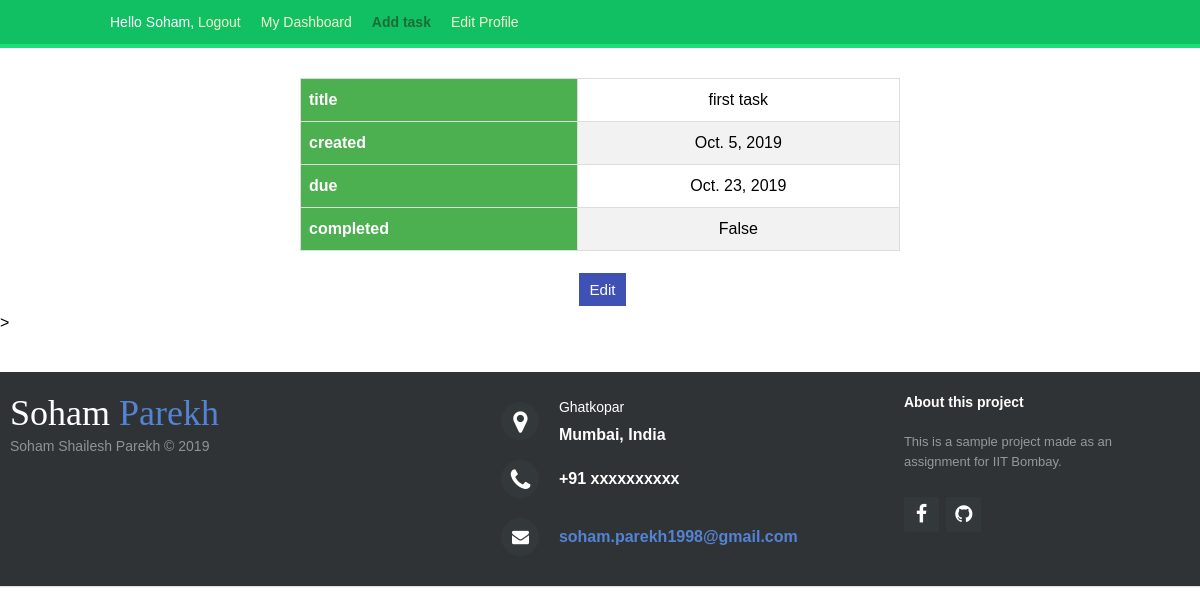
/detail/25/first-task/ (signed in), run on the app's committed database.
### todo_app/models.py (models this page shows, shortened)
class Item(models.Model):
    PRIORITY = (
        ('high','high'),
        ('medium','medium'),
        ('low','low')
    )
    title = models.CharField(max_length=120)
    date_created = models.DateField(auto_now_add=True,db_index=True)
    user = models.ForeignKey(settings.AUTH_USER_MODEL,on_delete=models.CASCADE,related_name='tasks')
    slug = models.SlugField(unique_for_date='date_created',max_length=200)
    date_due = models.DateField(default=timezone.now)
    priority = models.CharField(max_length=6,choices=PRIORITY,default='medium')
    description = models.TextField(blank=True)
    completed = models.BooleanField(default=False)
    expired = models.BooleanField(default=False)
    class Meta:
        ordering = ['-priority','date_due','title']
        unique_together = ('slug','date_created','user')
    def expired(self):
        if datetime.date.today() > self.date_due:
            return True

### todo_app/views.py (the view)
# urls.py: path('detail/<int:id>/<slug:slug>/', views.task_detail, name='detail'),
@login_required
def task_detail(request,id,slug):
    task = get_object_or_404(Item,id=id,slug=slug)
    return render(request,'tasks/detail.html',{'section':'tasks','task':task})

### todo_app/templates/tasks/detail.html (shortened to what this page needs)
{% extends "base.html" %} {% block title %}Task details{% endblock %}
{% block body %}
<div class="detail-container">
  <table id="details">
    <tr>
      <th>title</th>
      <td>{{ task.title }}</td>
    </tr>
    <tr>
      <th>created</th>
      <td>{{ task.date_created }}</td>
    </tr>
    <tr>
      <th>due</th>
      <td>{{ task.date_due }}</td>
    </tr>
    <tr>
      <th>completed</th>
      <td>{{ task.completed }}</td>
    </tr>
  </table>
</div>
<div class="btns">
  <a href="{% url 'edit_task' task.id %}" class="edit">Edit</a>
</div>>
{% endblock %}

### todo_app/templates/header.html (shortened to what this page needs)
<div id="header" class="myheader">
    {% if request.user.is_authenticated %}
        <ul class="menu">
                <li>
                        {% if request.user.is_authenticated %}
                        Hello {{ request.user.first_name }},
                        <a href="{% url 'logout' %}">Logout</a>
                        {% else %}
                        <a href="{% url 'login' %}">Log-in</a>
                        {% endif %}
                    </li>
            <li {% if section == "dashboard" %}class="selected"{% endif %}>
                <a href="{% url 'dashboard' %}">My Dashboard</a>
            </li>
            <li {% if section == "tasks" %}class="selected"{% endif %}>
                <a href="{% url 'create' %}">Add task</a>
            </li>
            <li {% if section == "edit" %}class="selected"{% endif %}">
                <a href="{% url 'edit' %}">Edit Profile</a>
            </li>
        </ul>
    {% endif %}
</div>

### todo_app/static/css/style.css (style rules this page uses)
body { margin: 0; padding: 0; font-family: helvetica, sans-serif; }
a { color: #12c064; text-decoration: none; }
#header { position: sticky; top: 0; padding: 10px 100px; font-size: 14px; background: #12c064; color: #fff; border-bottom: 4px solid #1cdf78; overflow: auto; }
#header ul.menu { list-style: none; float: left; margin: 0; padding: 0; }
#header ul.menu li { float: left; padding: 4px 10px; }
#header ul.menu li.selected a, #header ul.menu li.selected a:hover { color: #1b6d32; font-weight: bold; }
#header a { color: #f3f7cc; }
.detail-container { width: 50%; margin: 30px auto; text-align: center; }
#details { font-family: "Trebuchet MS", Arial, Helvetica, sans-serif; border-collapse: collapse; width: 100%; }
#details td, #details th { border: 1px solid #ddd; padding: 8px; }
#details tr:nth-child(even) { background-color: #f2f2f2; }
#details th { padding-top: 12px; padding-bottom: 12px; text-align: left; background-color: #4caf50; color: white; }
.btns { text-align: center; margin: 15px 0; }
a.edit { color: white; background-color: #3f51b5; padding: 8px 10px; font-size: 95%; margin-left: 5px; }

### data on the page
Item: title "first task", date_created "Oct. 5, 2019", date_due "Oct. 23, 2019", completed "False"

### other printed values
{{ request.user.first_name }} "Soham"
